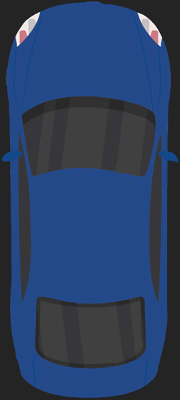
#> input picture simulation_latest/xycar_ws/src/xycar_application/app_ultra_viewer/image/car.png, 180 x 400 px; its folder holds only this picture in this run
$ python analyze_canonical_artifacts.py ../xycar_ws/src/xycar_application/app_ultra_viewer/image --output out.png
#> lines starting #> are read from the running program, lines starting #| are printed output that depends on the picture; after the words box and inside, x2 and y2 are one past the last pixel; in counts of white or black regions, pixels touching at a corner belong together
#> in main, image is the input picture: shape (400, 180, 3); mean B, G, R 99, 63.4, 42.7
#!/usr/bin/env python3
from __future__ import annotations

import argparse
import json
from pathlib import Path
from typing import Iterable, Optional

import cv2
import numpy as np


def line_centers(mask: np.ndarray) -> tuple[np.ndarray, np.ndarray]:
    rows = []
    centers = []
    for row in range(mask.shape[0]):
        columns = np.flatnonzero(mask[row])
        if columns.size:
            rows.append(row)
            centers.append(float(np.median(columns)))
    return np.asarray(rows, dtype=np.float32), np.asarray(centers, dtype=np.float32)


def median_x(mask: np.ndarray) -> Optional[float]:
    _, columns = np.nonzero(mask)
    return float(np.median(columns)) if columns.size else None


def curve_excursion(mask: np.ndarray) -> Optional[float]:
    rows, centers = line_centers(mask)
    if rows.size < 12 or float(np.ptp(rows)) < 30.0:
        return None
    coefficients = np.polyfit(rows, centers, 1)
    residuals = np.abs(centers - np.polyval(coefficients, rows))
    return float(np.percentile(residuals, 95))


def percentile(values: Iterable[float], level: float) -> Optional[float]:
    array = np.asarray(list(values), dtype=np.float32)
    return float(np.percentile(array, level)) if array.size else None


def masks(image: np.ndarray) -> tuple[np.ndarray, np.ndarray]:
    white = np.all(image >= 235, axis=2)
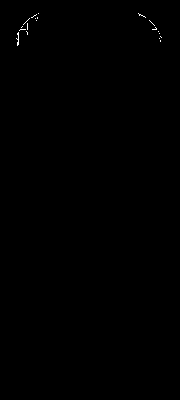
#> white: shape (400, 180) bool; 0.12% white in thin lines or dots, all inside (x1, y1, x2, y2) = (16, 13, 162, 46)
    blue, green, red = cv2.split(image)
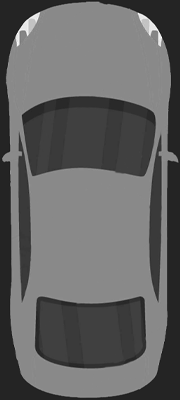
#> blue: shape (400, 180); min 18, max 255, mean 99
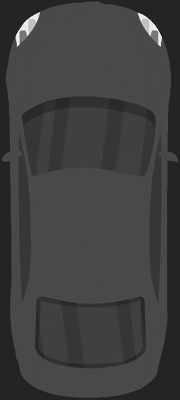
#> green: shape (400, 180); min 17, max 255, mean 63.4
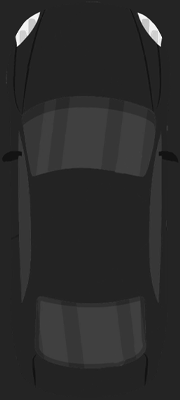
#> red: shape (400, 180); min 8, max 255, mean 42.7
    yellow = (
        (blue <= 80)
        & (green >= 150)
        & (red >= 180)
        & ((red.astype(np.int16) - blue.astype(np.int16)) >= 100)
    )
#> yellow: shape (400, 180) bool; every value is 0
    return white, yellow


def main() -> int:
    parser = argparse.ArgumentParser(
        description="Measure line loss, abrupt jumps, and curvature in canonical PNGs."
    )
    parser.add_argument("image_dir", type=Path)
    parser.add_argument("--output", type=Path, required=True)
    args = parser.parse_args()

    files = sorted(args.image_dir.expanduser().resolve().glob("*.png"))
    if not files:
        raise SystemExit(f"no PNG images found below {args.image_dir}")

    missing = {"left_white": 0, "right_white": 0, "yellow": 0}
    curve_values = {"left_white": [], "right_white": [], "yellow": []}
    relative_positions = []
    relative_jumps = []
    previous_relative = None
    high_curve_frames = []
    abrupt_jump_frames = []

    for index, path in enumerate(files):
        image = cv2.imread(str(path), cv2.IMREAD_COLOR)
        if image is None:
            raise RuntimeError(f"failed to read {path}")
        white, yellow = masks(image)
        columns = np.arange(image.shape[1])[None, :]
        line_masks = {
            "left_white": white & (columns < image.shape[1] // 2),
            "right_white": white & (columns >= image.shape[1] // 2),
            "yellow": yellow,
        }
        medians = {}
        frame_curve = 0.0
        for name, line_mask in line_masks.items():
            center = median_x(line_mask)
            medians[name] = center
            if center is None:
                missing[name] += 1
            excursion = curve_excursion(line_mask)
            if excursion is not None:
                curve_values[name].append(excursion)
                frame_curve = max(frame_curve, excursion)
#> this loop made 3 passes
#> (name, center, coefficients in curve_excursion, excursion, frame_curve) on pass 1: ('left_white', 24, [-0.629, 42.26], 3.98, 3.98)
#> (name, center) on pass 2: ('right_white', 153)
#> after the loop, medians = 3 items; missing = {'left_white': 0, 'right_white': 0, 'yellow': 1}
        if frame_curve >= 8.0:
            high_curve_frames.append(
                {"index": index, "image": path.name, "excursion_px": frame_curve}
            )

        if all(medians[name] is not None for name in line_masks):
            corridor_mid = 0.5 * (
                float(medians["left_white"]) + float(medians["right_white"])
            )
            relative = float(medians["yellow"]) - corridor_mid
            relative_positions.append(relative)
            if previous_relative is not None:
                jump = abs(relative - previous_relative)
                relative_jumps.append(jump)
                if jump >= 8.0:
                    abrupt_jump_frames.append(
                        {"index": index, "image": path.name, "jump_px": jump}
                    )
            previous_relative = relative
        else:
            previous_relative = None

    count = len(files)
    report = {
        "image_dir": str(args.image_dir.expanduser().resolve()),
        "frame_count": count,
        "missing_ratios": {
            name: value / count for name, value in missing.items()
        },
        "curve_excursion_px": {
            name: {
                "p50": percentile(values, 50),
                "p90": percentile(values, 90),
                "p99": percentile(values, 99),
                "max": max(values) if values else None,
            }
            for name, values in curve_values.items()
        },
        "relative_center_jump_px": {
            "p50": percentile(relative_jumps, 50),
            "p90": percentile(relative_jumps, 90),
            "p99": percentile(relative_jumps, 99),
            "max": max(relative_jumps) if relative_jumps else None,
            "abrupt_threshold_px": 8.0,
            "abrupt_count": len(abrupt_jump_frames),
        },
        "high_curve_threshold_px": 8.0,
        "high_curve_count": len(high_curve_frames),
        "high_curve_examples": high_curve_frames[:30],
        "abrupt_jump_examples": abrupt_jump_frames[:30],
        "calibrated_simulation_profile": {
            "event_start_probability_per_camera_frame": 0.018,
            "duration_frames": [3, 9],
            "center_jump_px": [7.0, 22.0],
            "white_bend_px": [18.0, 58.0],
            "events": [
                "center_jump",
                "white_bend",
                "yellow_dropout",
                "white_dropout",
            ],
            "label_policy": "keep clean rule-based steering command",
        },
    }
    args.output.parent.mkdir(parents=True, exist_ok=True)
    args.output.write_text(
        json.dumps(report, indent=2, sort_keys=True) + "\n",
        encoding="utf-8",
    )
    print(json.dumps(report, indent=2, sort_keys=True))
#> (printed output is left out)
    return 0


if __name__ == "__main__":
    raise SystemExit(main())
#> (the program exits here)
